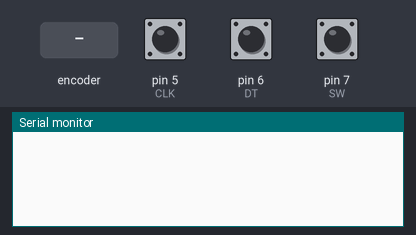
A sketch run on a simulated Arduino Uno, built with avr-gcc and run on an emulated ATmega328P. Parts: the last lines printed to the serial monitor. Inputs (shaded band) come from the test bench; at power-on: pin 7 (SW) HIGH, pin 5 (CLK) HIGH, pin 6 (DT) HIGH.

Above: at 1.2 s.
1.3 s: rotary encoder on pin 5 (CLK) / pin 6 (DT) turned 1 step (first pin leading)
At 2.2 s:
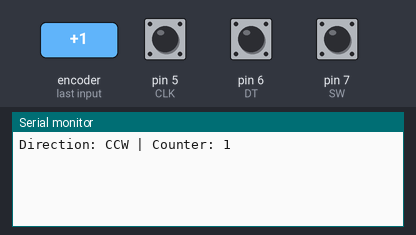
3.0 s: pin 7 (SW) pulled LOW for 0.15 s
At 4.1 s:
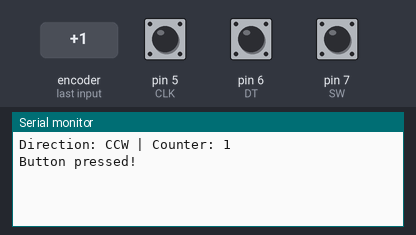
4.6 s: rotary encoder on pin 5 (CLK) / pin 6 (DT) turned 2 steps (second pin leading)
At 5.8 s:
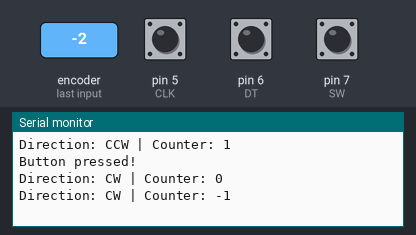

Measured:
- after the input at 1.3 s, the serial monitor: prints a new line after 0.05 s (image 1)
- after the input at 3.0 s, the serial monitor: prints a new line at once (image 2)
- after the input at 4.6 s, the serial monitor: prints a new line after 0.08 s (image 3)

The sketch:

Rotary_Encoder_Code.ino
```cpp
// Rotary Encoder Inputs
#define CLK 5
#define DT 6
#define SW 7

int counter = 0;
int currentStateCLK;
int lastStateCLK;
String currentDir ="";
unsigned long lastButtonPress = 0;

void setup() {

	// Set encoder pins as inputs
	pinMode(CLK,INPUT);
	pinMode(DT,INPUT);
	pinMode(SW, INPUT_PULLUP);

	// Setup Serial Monitor
	Serial.begin(9600);

	// Read the initial state of CLK
	lastStateCLK = digitalRead(CLK);
}

void loop() {

	// Read the current state of CLK
	currentStateCLK = digitalRead(CLK);

	// If last and current state of CLK are different, then pulse occurred
	// React to only 1 state change to avoid double count
	if (currentStateCLK != lastStateCLK  && currentStateCLK == 1){

		// If the DT state is different than the CLK state then
		// the encoder is rotating CCW so decrement
		if (digitalRead(DT) != currentStateCLK) {
			counter ++;
			currentDir ="CCW";
		} else {
			// Encoder is rotating CW so increment
			counter --;
			currentDir ="CW";
		}

		Serial.print("Direction: ");
		Serial.print(currentDir);
		Serial.print(" | Counter: ");
		Serial.println(counter);
	}

	// Remember last CLK state
	lastStateCLK = currentStateCLK;

	// Read the button state
	int btnState = digitalRead(SW);

	//If we detect LOW signal, button is pressed
	if (btnState == LOW) {
		//if 50ms have passed since last LOW pulse, it means that the
		//button has been pressed, released and pressed again
		if (millis() - lastButtonPress > 50) {
			Serial.println("Button pressed!");
		}

		// Remember last button press event
		lastButtonPress = millis();
	}

	// Put in a slight delay to help debounce the reading
	delay(1);
}
```
